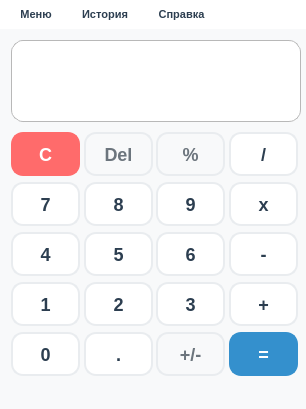
<?xml version="1.0" encoding="UTF-8"?>
<ui version="4.0">
 <class>MainWindow</class>
 <widget class="QMainWindow" name="MainWindow">
  <property name="enabled">
   <bool>true</bool>
  </property>
  <property name="geometry">
   <rect>
    <x>0</x>
    <y>0</y>
    <width>306</width>
    <height>409</height>
   </rect>
  </property>
  <property name="sizePolicy">
   <sizepolicy hsizetype="Preferred" vsizetype="Preferred">
    <horstretch>0</horstretch>
    <verstretch>0</verstretch>
   </sizepolicy>
  </property>
  <property name="minimumSize">
   <size>
    <width>306</width>
    <height>319</height>
   </size>
  </property>
  <property name="maximumSize">
   <size>
    <width>16777215</width>
    <height>16777215</height>
   </size>
  </property>
  <property name="windowTitle">
   <string>Calculator</string>
  </property>
  <property name="styleSheet">
   <string notr="true">QWidget {
    background-color: #f8f9fa;
    font-family: 'Segoe UI';
    border: none;
}
QLabel#displayPanel {
    background-color: #ffffff;
    border: 2px solid #e9ecef;
    border-radius: 12px;
    padding: 10px 15px;
    font-size: 28px;
    font-weight: 500;
    color: #2c3e50;
    min-height: 60px;
    max-height: 60px;
    margin-bottom: 15px;
}

QPushButton {
    background-color: #ffffff;
    border: 2px solid #e9ecef;
    border-radius: 12px;
    font-size: 18px;
    font-weight: 600;
    color: #2c3e50;
}
QPushButton:hover {
    background-color: #f8f9fa;
    border-color: #3490cd;
}

/* Эффекты при нажатии */
QPushButton:pressed {
    background-color: #e9ecef;
}

/* Стиль для цифровых кнопок */
QPushButton[buttonGroup=&quot;numberGroup&quot;] {
    background-color: #ffffff;
    color: #2c3e50;
    font-weight: 600;
}

QPushButton[buttonGroup=&quot;numberGroup&quot;]:hover {
    background-color: #f1f3f5;
    border-color: #adb5bd;
}

/* Стиль для кнопок операций */
QPushButton[buttonGroup=&quot;actionGroup&quot;] {
    background-color: #e9ecef;
    color: #3490cd;
    font-weight: 700;
}

QPushButton[buttonGroup=&quot;actionGroup&quot;]:hover {
    background-color: #dee2e6;
    border-color: #3490cd;
}

/* Стиль для кнопки равно */
QPushButton#actionCalc {
    background-color: #3490cd;
    color: #ffffff;
    border: 2px solid #3490cd;
    font-weight: 700;
}

QPushButton#actionCalc:hover {
    background-color: #2c7dbd;
    border-color: #2c7dbd;
}

QPushButton#actionCalc:pressed {
    background-color: #256aad;
}

/* Стиль для кнопки очистки */
QPushButton#actionClear {
    background-color: #ff6b6b;
    color: #ffffff;
    border: 2px solid #ff6b6b;
    font-weight: 600;
}

QPushButton#actionClear:hover {
    background-color: #fa5252;
    border-color: #fa5252;
}

QPushButton#actionClear:pressed {
    background-color: #e03131;
}

/* Стиль для специальных кнопок (Del, %, +/-) */
QPushButton#actionDel,
QPushButton#actionPercent,
QPushButton#actionSign {
    background-color: #f8f9fa;
    color: #6c757d;
    font-weight: 500;
}

QPushButton#actionDel:hover,
QPushButton#actionPercent:hover,
QPushButton#actionSign:hover {
    background-color: #e9ecef;
    border-color: #adb5bd;
}

/* Стиль для кнопки запятой */
QPushButton#comma {
    background-color: #ffffff;
    color: #2c3e50;
    font-weight: 700;
}

QPushButton#comma:hover {
    background-color: #f1f3f5;
    border-color: #adb5bd;
}
/* Стиль строки меню (верхняя панель) */
QMenuBar {
    background-color: #ffffff;
    color: #2c3e50;
    font-size: 11px;
    font-weight: 600;
    padding: 2px;
    border: none;
}

QMenuBar::item {
    background-color: transparent;
    padding: 6px 12px;
    border-radius: 6px;
}

QMenuBar::item:selected { 
    background-color: #e9ecef;
    color: #2c3e50; 
}

QMenuBar::item:pressed {
    background-color: #dee2e6;
    color: #2c3e50;
}

QMenu {
    background-color: #ffffff;
    border: 1px solid #e9ecef;
    border-radius: 8px;
    padding: 4px 0px;
    font-size: 11px;
}

QMenu::item {
    padding: 8px 24px;
    border-radius: 6px;
}

QMenu::item:selected {  
    background-color: #e9ecef;
    color: #2c3e50; 
}

QMenu::item:pressed {
    background-color: #dee2e6;
    color: #2c3e50;
}

QMenu::separator {
    height: 1px;
    background: #e9ecef;
    margin: 4px 0;
}</string>
  </property>
  <widget class="QWidget" name="centralWidget">
   <property name="sizePolicy">
    <sizepolicy hsizetype="Fixed" vsizetype="Fixed">
     <horstretch>0</horstretch>
     <verstretch>0</verstretch>
    </sizepolicy>
   </property>
   <property name="styleSheet">
    <string notr="true">QPushButton {
min-width: 65;
min-height: 40;
max-width: 65;
max-height: 40;
}</string>
   </property>
   <layout class="QVBoxLayout" name="verticalLayout">
    <item>
     <widget class="QLabel" name="displayPanel">
      <property name="minimumSize">
       <size>
        <width>290</width>
        <height>97</height>
       </size>
      </property>
      <property name="maximumSize">
       <size>
        <width>16777215</width>
        <height>97</height>
       </size>
      </property>
      <property name="font">
       <font>
        <family>Segoe UI</family>
        <pointsize>-1</pointsize>
        <italic>false</italic>
        <kerning>true</kerning>
        <fontweight>Medium</fontweight>
       </font>
      </property>
      <property name="layoutDirection">
       <enum>Qt::LayoutDirection::LeftToRight</enum>
      </property>
      <property name="styleSheet">
       <string notr="true">border: 1 solid #b8b8b8;
background-color: #fff;</string>
      </property>
      <property name="text">
       <string/>
      </property>
      <property name="scaledContents">
       <bool>true</bool>
      </property>
      <property name="alignment">
       <set>Qt::AlignmentFlag::AlignRight</set>
      </property>
      <property name="wordWrap">
       <bool>true</bool>
      </property>
      <property name="textInteractionFlags">
       <set>Qt::TextInteractionFlag::TextSelectableByKeyboard|Qt::TextInteractionFlag::TextSelectableByMouse</set>
      </property>
     </widget>
    </item>
    <item>
     <layout class="QHBoxLayout" name="horizontalLayout_5">
      <item>
       <widget class="QPushButton" name="actionClear">
        <property name="styleSheet">
         <string notr="true">/*background-color: #cb1a21;
color: #ffffff;*/</string>
        </property>
        <property name="text">
         <string>C</string>
        </property>
       </widget>
      </item>
      <item>
       <widget class="QPushButton" name="actionDel">
        <property name="text">
         <string>Del</string>
        </property>
       </widget>
      </item>
      <item>
       <widget class="QPushButton" name="actionPercent">
        <property name="text">
         <string>%</string>
        </property>
       </widget>
      </item>
      <item>
       <widget class="QPushButton" name="actionDiv">
        <property name="text">
         <string>/</string>
        </property>
        <attribute name="buttonGroup">
         <string notr="true">actionGroup</string>
        </attribute>
       </widget>
      </item>
     </layout>
    </item>
    <item>
     <layout class="QHBoxLayout" name="horizontalLayout_3">
      <item>
       <widget class="QPushButton" name="num7">
        <property name="text">
         <string>7</string>
        </property>
        <attribute name="buttonGroup">
         <string notr="true">numberGroup</string>
        </attribute>
       </widget>
      </item>
      <item>
       <widget class="QPushButton" name="num8">
        <property name="sizePolicy">
         <sizepolicy hsizetype="Fixed" vsizetype="Fixed">
          <horstretch>0</horstretch>
          <verstretch>0</verstretch>
         </sizepolicy>
        </property>
        <property name="text">
         <string>8</string>
        </property>
        <attribute name="buttonGroup">
         <string notr="true">numberGroup</string>
        </attribute>
       </widget>
      </item>
      <item>
       <widget class="QPushButton" name="num9">
        <property name="text">
         <string>9</string>
        </property>
        <attribute name="buttonGroup">
         <string notr="true">numberGroup</string>
        </attribute>
       </widget>
      </item>
      <item>
       <widget class="QPushButton" name="actionMul">
        <property name="text">
         <string>x</string>
        </property>
        <attribute name="buttonGroup">
         <string notr="true">actionGroup</string>
        </attribute>
       </widget>
      </item>
     </layout>
    </item>
    <item>
     <layout class="QHBoxLayout" name="horizontalLayout_2">
      <item>
       <widget class="QPushButton" name="num4">
        <property name="text">
         <string>4</string>
        </property>
        <attribute name="buttonGroup">
         <string notr="true">numberGroup</string>
        </attribute>
       </widget>
      </item>
      <item>
       <widget class="QPushButton" name="num5">
        <property name="text">
         <string>5</string>
        </property>
        <attribute name="buttonGroup">
         <string notr="true">numberGroup</string>
        </attribute>
       </widget>
      </item>
      <item>
       <widget class="QPushButton" name="num6">
        <property name="text">
         <string>6</string>
        </property>
        <attribute name="buttonGroup">
         <string notr="true">numberGroup</string>
        </attribute>
       </widget>
      </item>
      <item>
       <widget class="QPushButton" name="actionMinus">
        <property name="text">
         <string>-</string>
        </property>
        <attribute name="buttonGroup">
         <string notr="true">actionGroup</string>
        </attribute>
       </widget>
      </item>
     </layout>
    </item>
    <item>
     <layout class="QHBoxLayout" name="horizontalLayout">
      <property name="bottomMargin">
       <number>0</number>
      </property>
      <item>
       <widget class="QPushButton" name="num1">
        <property name="sizePolicy">
         <sizepolicy hsizetype="Fixed" vsizetype="Fixed">
          <horstretch>0</horstretch>
          <verstretch>0</verstretch>
         </sizepolicy>
        </property>
        <property name="minimumSize">
         <size>
          <width>69</width>
          <height>44</height>
         </size>
        </property>
        <property name="maximumSize">
         <size>
          <width>69</width>
          <height>44</height>
         </size>
        </property>
        <property name="text">
         <string>1</string>
        </property>
        <attribute name="buttonGroup">
         <string notr="true">numberGroup</string>
        </attribute>
       </widget>
      </item>
      <item>
       <widget class="QPushButton" name="num2">
        <property name="sizePolicy">
         <sizepolicy hsizetype="Fixed" vsizetype="Fixed">
          <horstretch>0</horstretch>
          <verstretch>0</verstretch>
         </sizepolicy>
        </property>
        <property name="text">
         <string>2</string>
        </property>
        <attribute name="buttonGroup">
         <string notr="true">numberGroup</string>
        </attribute>
       </widget>
      </item>
      <item>
       <widget class="QPushButton" name="num3">
        <property name="sizePolicy">
         <sizepolicy hsizetype="Fixed" vsizetype="Fixed">
          <horstretch>0</horstretch>
          <verstretch>0</verstretch>
         </sizepolicy>
        </property>
        <property name="maximumSize">
         <size>
          <width>69</width>
          <height>44</height>
         </size>
        </property>
        <property name="text">
         <string>3</string>
        </property>
        <attribute name="buttonGroup">
         <string notr="true">numberGroup</string>
        </attribute>
       </widget>
      </item>
      <item>
       <widget class="QPushButton" name="actionPlus">
        <property name="text">
         <string>+</string>
        </property>
        <attribute name="buttonGroup">
         <string notr="true">actionGroup</string>
        </attribute>
       </widget>
      </item>
     </layout>
    </item>
    <item>
     <layout class="QHBoxLayout" name="horizontalLayout_4">
      <property name="rightMargin">
       <number>0</number>
      </property>
      <item>
       <widget class="QPushButton" name="num0">
        <property name="text">
         <string>0</string>
        </property>
        <attribute name="buttonGroup">
         <string notr="true">numberGroup</string>
        </attribute>
       </widget>
      </item>
      <item>
       <widget class="QPushButton" name="comma">
        <property name="text">
         <string>.</string>
        </property>
       </widget>
      </item>
      <item>
       <widget class="QPushButton" name="actionSign">
        <property name="text">
         <string>+/-</string>
        </property>
       </widget>
      </item>
      <item>
       <widget class="QPushButton" name="actionCalc">
        <property name="styleSheet">
         <string notr="true">/*background-color: #3490cd;
color: #ffffff;*/</string>
        </property>
        <property name="text">
         <string>=</string>
        </property>
       </widget>
      </item>
     </layout>
    </item>
   </layout>
  </widget>
  <widget class="QStatusBar" name="statusBar"/>
  <widget class="QMenuBar" name="menuBar">
   <property name="geometry">
    <rect>
     <x>0</x>
     <y>0</y>
     <width>306</width>
     <height>31</height>
    </rect>
   </property>
   <widget class="QMenu" name="Menu">
    <property name="title">
     <string>Меню</string>
    </property>
    <addaction name="Save"/>
   </widget>
   <widget class="QMenu" name="History">
    <property name="title">
     <string>История</string>
    </property>
    <addaction name="ShowHistory"/>
    <addaction name="HideHistory"/>
   </widget>
   <widget class="QMenu" name="Info">
    <property name="title">
     <string>Справка</string>
    </property>
    <addaction name="About"/>
   </widget>
   <addaction name="Menu"/>
   <addaction name="History"/>
   <addaction name="Info"/>
  </widget>
  <action name="ShowHistory">
   <property name="text">
    <string>Показать</string>
   </property>
  </action>
  <action name="HideHistory">
   <property name="text">
    <string>Скрыть</string>
   </property>
  </action>
  <action name="Save">
   <property name="text">
    <string>Сохранить</string>
   </property>
  </action>
  <action name="About">
   <property name="text">
    <string>О приложении</string>
   </property>
  </action>
 </widget>
 <layoutdefault spacing="6" margin="11"/>
 <resources/>
 <connections/>
 <buttongroups>
  <buttongroup name="actionGroup"/>
  <buttongroup name="numberGroup"/>
 </buttongroups>
</ui>
